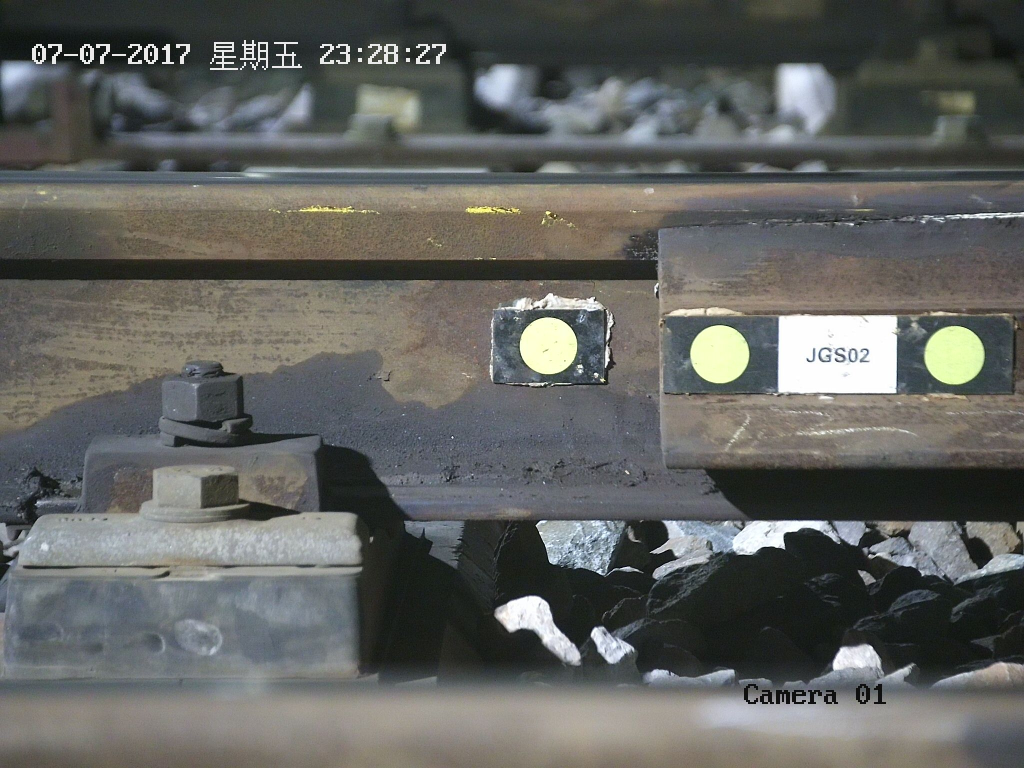
#> input picture 2.jpg, 2048 x 1536 px, found by its file name (shown at 1/2 size)
$ python clearfog.py
#> lines starting #> are read from the running program, lines starting #| are printed output that depends on the picture
#> in deHaze, `Y = np.zeros(m.shape)`: Y: shape (1536, 2048, 3) float64; every value is 0
import cv2
import numpy as np


def zmMinFilterGray(src, r=7):
    '''最小值滤波，r是滤波器半径'''
#> called with r = 7
    '''if r <= 0:
        return src
    h, w = src.shape[:2]
    I = src
    res = np.minimum(I  , I[[0]+range(h-1)  , :])
    res = np.minimum(res, I[range(1,h)+[h-1], :])
    I = res
    res = np.minimum(I  , I[:, [0]+range(w-1)])
    res = np.minimum(res, I[:, range(1,w)+[w-1]])
    return zmMinFilterGray(res, r-1)'''
    return cv2.erode(src, np.ones((2 * r + 1, 2 * r + 1)))  # 使用opencv的erode函数更高效
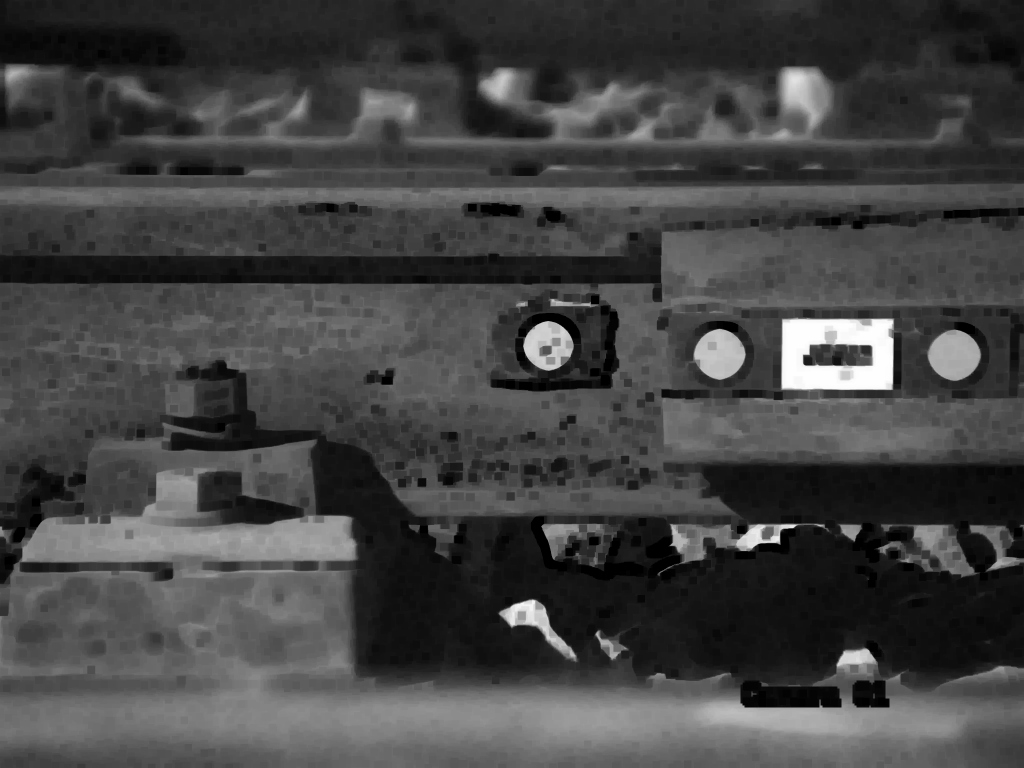
#> returned value: shape (1536, 2048) float64 (shown at 1/2 size); min 0, max 0.996, mean 0.265


def guidedfilter(I, p, r, eps):
    '''引导滤波，直接参考网上的matlab代码'''
#> called with r = 81, eps = 0.001
    height, width = I.shape
#> height = 1536; width = 2048
    m_I = cv2.boxFilter(I, -1, (r, r))
    m_p = cv2.boxFilter(p, -1, (r, r))
    m_Ip = cv2.boxFilter(I * p, -1, (r, r))
    cov_Ip = m_Ip - m_I * m_p

    m_II = cv2.boxFilter(I * I, -1, (r, r))
    var_I = m_II - m_I * m_I

    a = cov_Ip / (var_I + eps)
    b = m_p - a * m_I

    m_a = cv2.boxFilter(a, -1, (r, r))
    m_b = cv2.boxFilter(b, -1, (r, r))
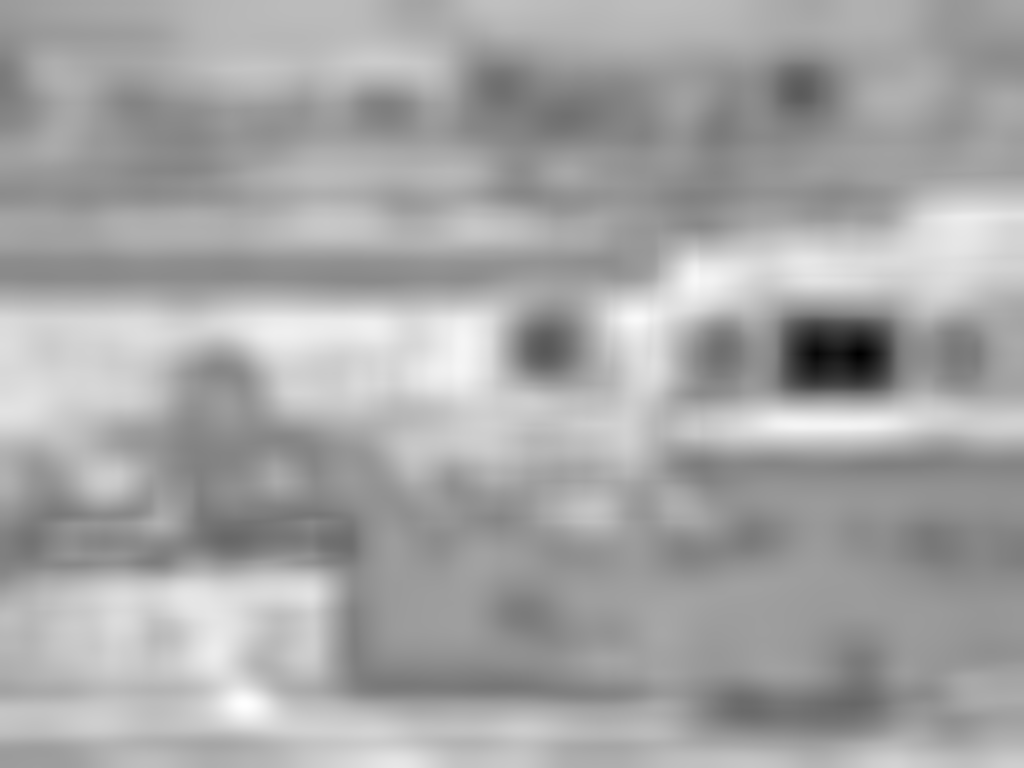
#> m_b: shape (1536, 2048) float64 (shown at 1/2 size); min -0.373, max 0.336, mean 0.0873; drawn with min black and max white
    return m_a * I + m_b
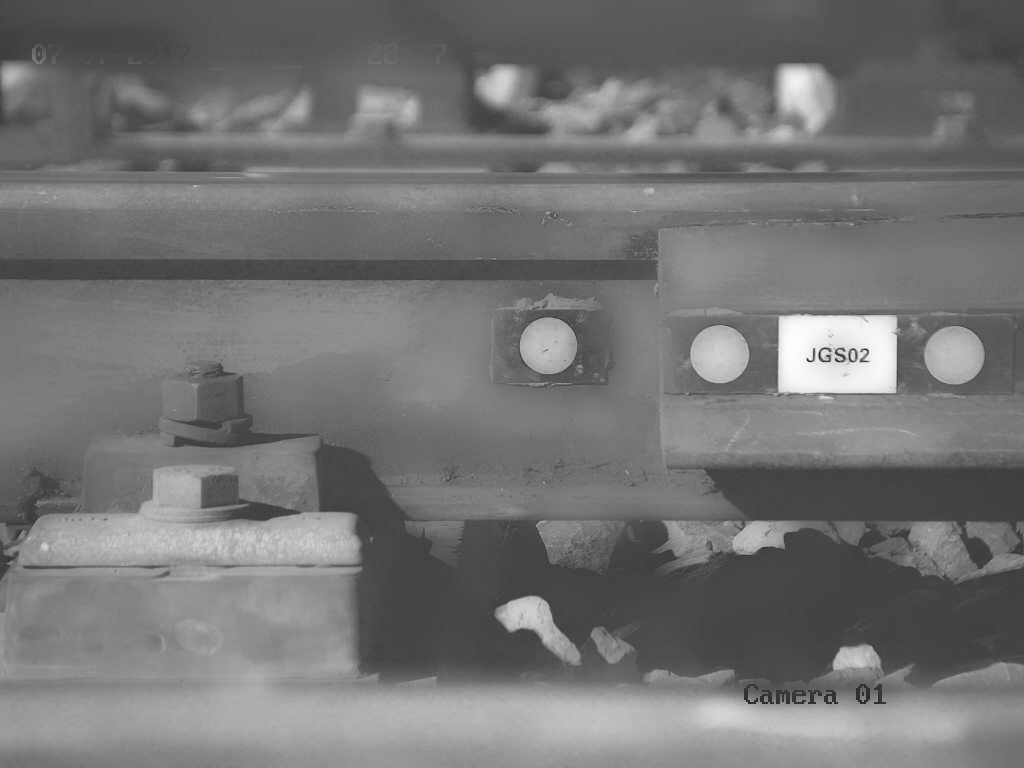
#> returned value: shape (1536, 2048) float64 (shown at 1/2 size); min -0.226, max 0.849, mean 0.265; drawn with min black and max white


def getV1(m, r, eps, w, maxV1):  # 输入rgb图像，值范围[0,1]
    '''计算大气遮罩图像V1和光照值A, V1 = 1-t/A'''
    V1 = np.min(m, 2)  # 得到暗通道图像
    V1 = guidedfilter(V1, zmMinFilterGray(V1, 7), r, eps)  # 使用引导滤波优化
    bins = 2000
    ht = np.histogram(V1, bins)  # 计算大气光照A
    d = np.cumsum(ht[0]) / float(V1.size)
#> d = 2000 values from 3.18e-07 to 1
    for lmax in range(bins - 1, 0, -1):
        if d[lmax] <= 0.999:
            break
    A = np.mean(m, 2)[V1 >= ht[1][lmax]].max()
#> A = 1

    V1 = np.minimum(V1 * w, maxV1)  # 对值范围进行限制

    return V1, A


def deHaze(m, r=81, eps=0.001, w=0.95, maxV1=0.80, bGamma=False):
    Y = np.zeros(m.shape)
    V1, A = getV1(m, r, eps, w, maxV1)  # 得到遮罩图像和大气光照
#> A = 1
    for k in range(3):
        Y[:, :, k] = (m[:, :, k] - V1) / (1 - V1 / A)  # 颜色校正
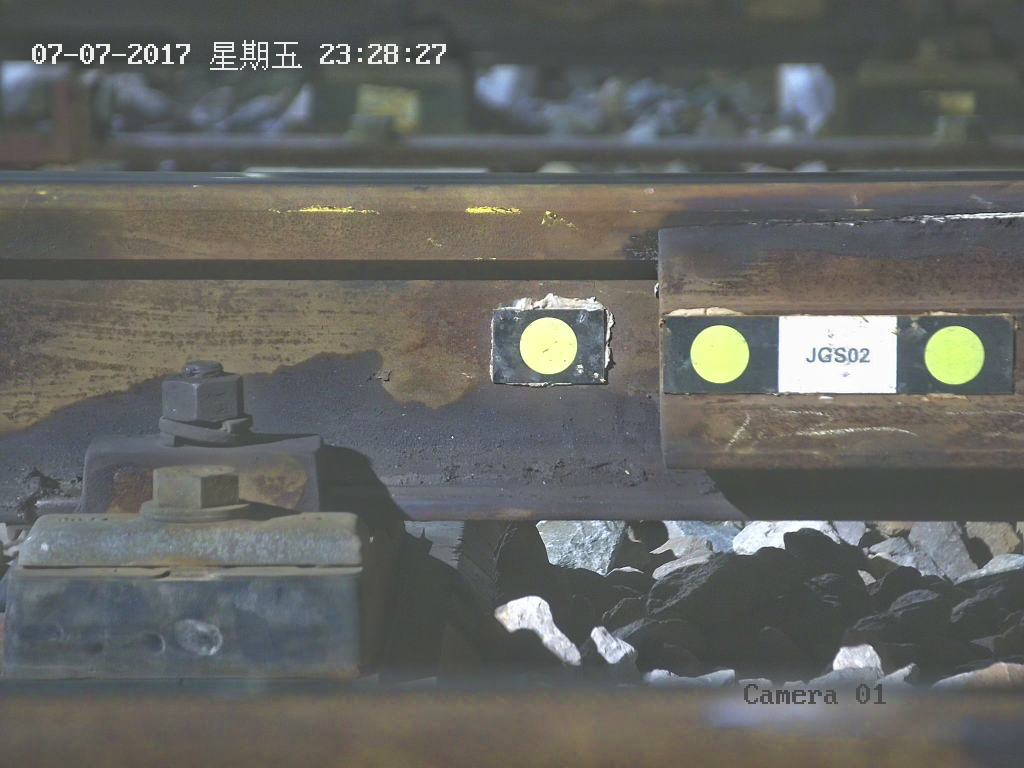
#> Y: shape (1536, 2048, 3) float64 (shown at 1/2 size); mean B, G, R 0.184, 0.202, 0.196; drawn with min black and max white
    Y = np.clip(Y, 0, 1)
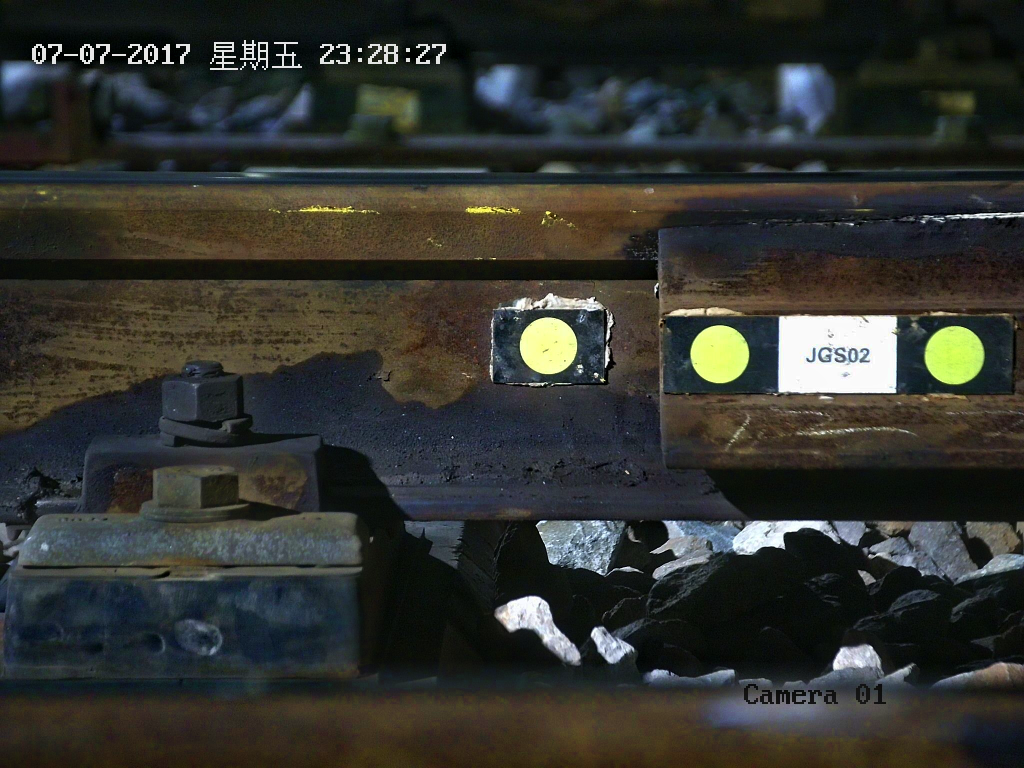
#> Y: shape (1536, 2048, 3) float64 (shown at 1/2 size); mean B, G, R 0.184, 0.202, 0.196
    if bGamma:
        Y = Y ** (np.log(0.5) / np.log(Y.mean()))  # gamma校正,默认不进行该操作
    return Y


if __name__ == '__main__':
    m = deHaze(cv2.imread('C:\\bianban\\2.jpg') / 255.0) * 255
    cv2.imwrite('C:\\bianban\\2-defog.jpg', m)

$ run again, with 1.jpg copied over 2.jpg
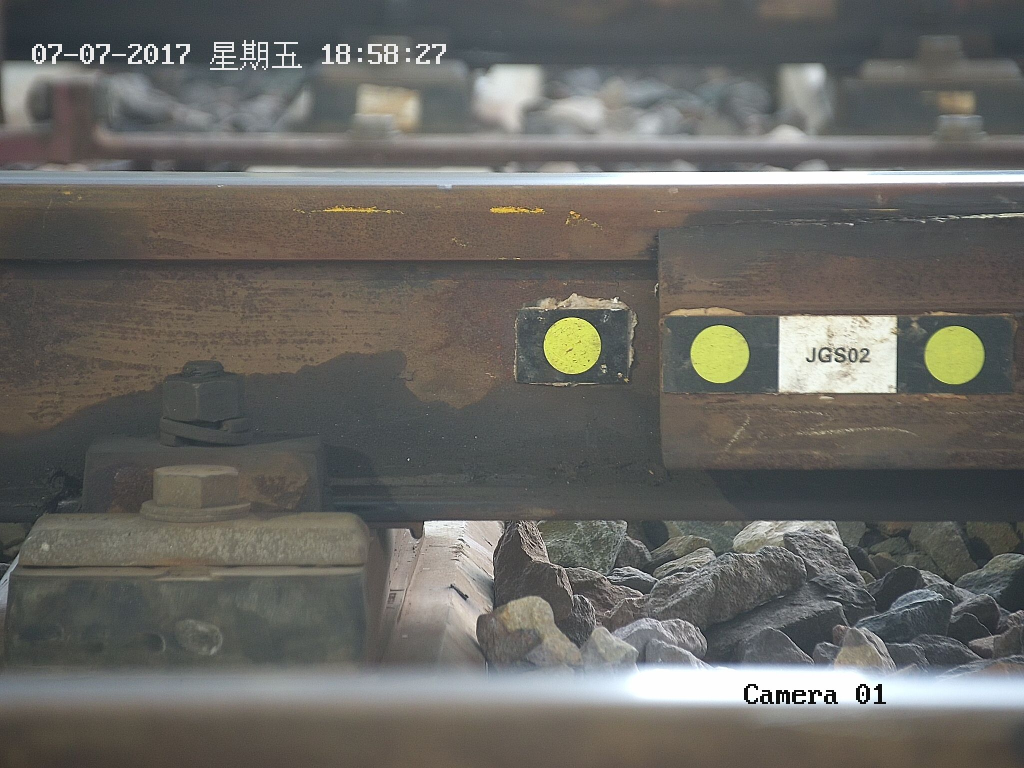
#> input picture 1.jpg, 2048 x 1536 px, found by its file name (shown at 1/2 size)
#> height = 1536; width = 2048
#> in guidedfilter, `return m_a * I + m_b`:
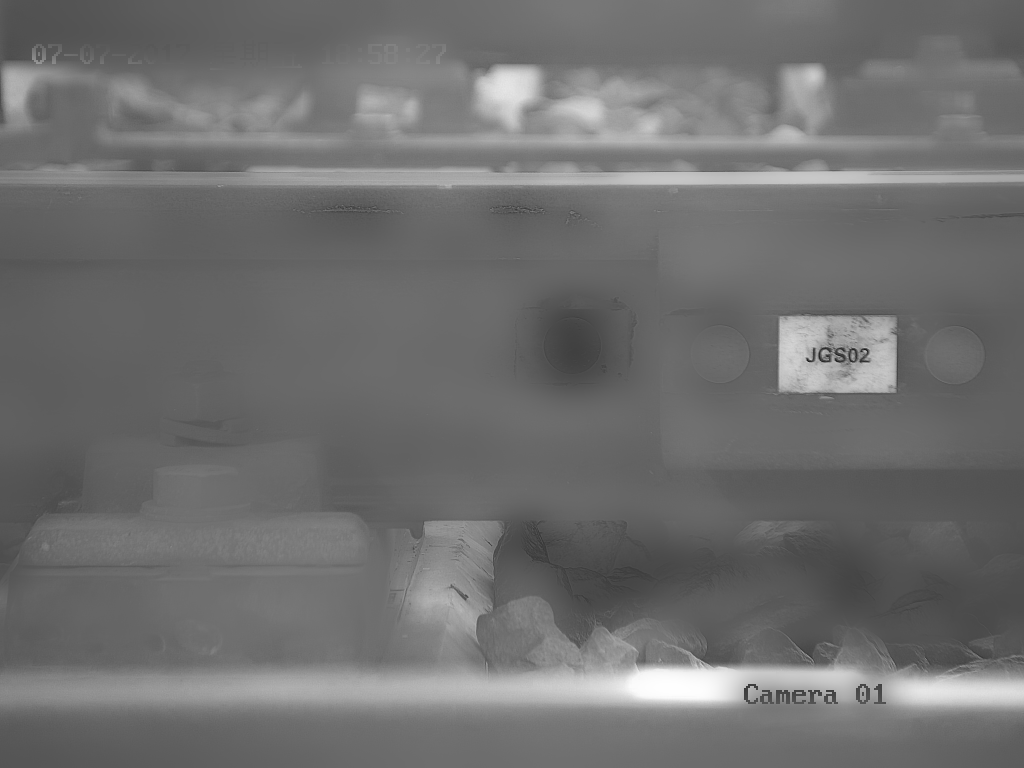
#> returned value: shape (1536, 2048) float64 (shown at 1/2 size); min -0.221, max 0.934, mean 0.285; drawn with min black and max white
#> d = 2000 values from 3.18e-07 to 1
#> in getV1, `A = np.mean(m, 2)[V1 >= ht[1][lmax]].max()`: A = 1
#> in deHaze, `Y = np.clip(Y, 0, 1)`:
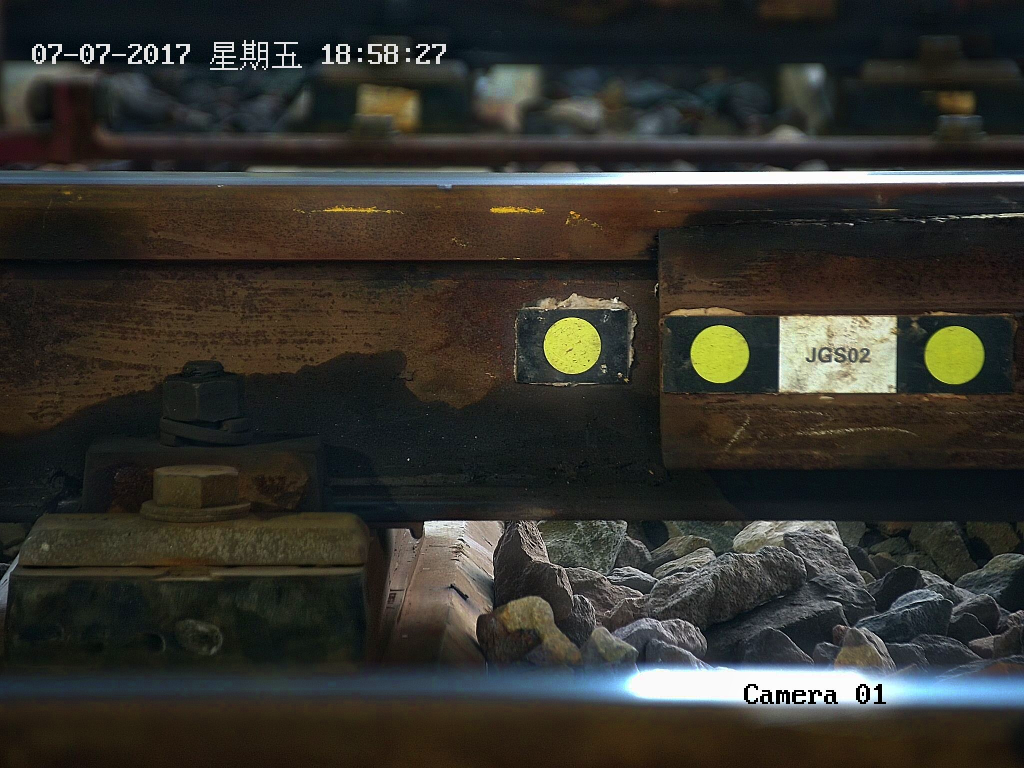
#> Y: shape (1536, 2048, 3) float64 (shown at 1/2 size); mean B, G, R 0.178, 0.201, 0.206
